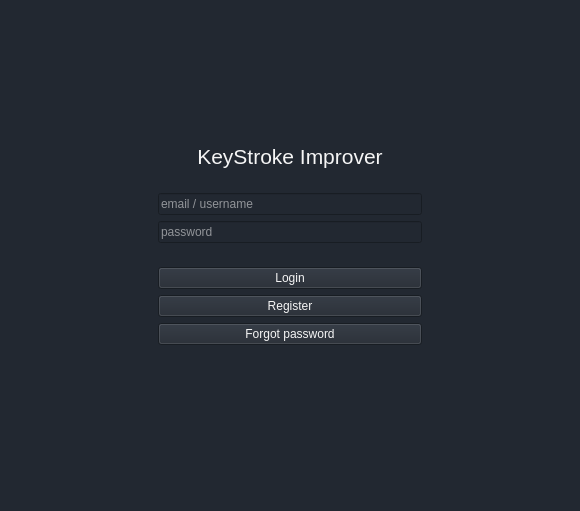
<?xml version="1.0" encoding="UTF-8"?>
<ui version="4.0">
 <class>MainWindow</class>
 <widget class="QMainWindow" name="MainWindow">
  <property name="geometry">
   <rect>
    <x>0</x>
    <y>0</y>
    <width>580</width>
    <height>511</height>
   </rect>
  </property>
  <property name="sizePolicy">
   <sizepolicy hsizetype="Preferred" vsizetype="Preferred">
    <horstretch>0</horstretch>
    <verstretch>0</verstretch>
   </sizepolicy>
  </property>
  <property name="windowTitle">
   <string>keystroke</string>
  </property>
  <property name="autoFillBackground">
   <bool>false</bool>
  </property>
  <property name="styleSheet">
   <string notr="true">background-color:#222831;</string>
  </property>
  <widget class="QWidget" name="centralwidget">
   <layout class="QGridLayout" name="gridLayout_2">
    <item row="0" column="1">
     <spacer name="verticalSpacer">
      <property name="orientation">
       <enum>Qt::Vertical</enum>
      </property>
      <property name="sizeHint" stdset="0">
       <size>
        <width>20</width>
        <height>88</height>
       </size>
      </property>
     </spacer>
    </item>
    <item row="1" column="0">
     <spacer name="horizontalSpacer">
      <property name="orientation">
       <enum>Qt::Horizontal</enum>
      </property>
      <property name="sizeHint" stdset="0">
       <size>
        <width>146</width>
        <height>20</height>
       </size>
      </property>
     </spacer>
    </item>
    <item row="1" column="1">
     <widget class="QFrame" name="frame_4">
      <property name="enabled">
       <bool>true</bool>
      </property>
      <property name="sizePolicy">
       <sizepolicy hsizetype="Fixed" vsizetype="Fixed">
        <horstretch>0</horstretch>
        <verstretch>0</verstretch>
       </sizepolicy>
      </property>
      <property name="minimumSize">
       <size>
        <width>300</width>
        <height>0</height>
       </size>
      </property>
      <property name="frameShape">
       <enum>QFrame::NoFrame</enum>
      </property>
      <property name="frameShadow">
       <enum>QFrame::Raised</enum>
      </property>
      <layout class="QGridLayout" name="gridLayout">
       <item row="0" column="0">
        <widget class="QFrame" name="frame">
         <property name="frameShape">
          <enum>QFrame::NoFrame</enum>
         </property>
         <property name="frameShadow">
          <enum>QFrame::Plain</enum>
         </property>
         <layout class="QVBoxLayout" name="verticalLayout">
          <item>
           <widget class="QLabel" name="label">
            <property name="font">
             <font>
              <pointsize>16</pointsize>
             </font>
            </property>
            <property name="styleSheet">
             <string notr="true">color:whitesmoke;</string>
            </property>
            <property name="text">
             <string>KeyStroke Improver</string>
            </property>
            <property name="alignment">
             <set>Qt::AlignCenter</set>
            </property>
           </widget>
          </item>
         </layout>
        </widget>
       </item>
       <item row="1" column="0">
        <widget class="QFrame" name="frame_2">
         <property name="frameShape">
          <enum>QFrame::NoFrame</enum>
         </property>
         <property name="frameShadow">
          <enum>QFrame::Raised</enum>
         </property>
         <layout class="QVBoxLayout" name="verticalLayout_2">
          <item>
           <widget class="QLineEdit" name="usernamelineEdit">
            <property name="styleSheet">
             <string notr="true">color:white;</string>
            </property>
            <property name="placeholderText">
             <string>email / username</string>
            </property>
           </widget>
          </item>
          <item>
           <widget class="QLineEdit" name="passwordlineEdit">
            <property name="styleSheet">
             <string notr="true">color:white;</string>
            </property>
            <property name="placeholderText">
             <string>password</string>
            </property>
           </widget>
          </item>
         </layout>
        </widget>
       </item>
       <item row="2" column="0">
        <widget class="QFrame" name="frame_3">
         <property name="frameShape">
          <enum>QFrame::NoFrame</enum>
         </property>
         <property name="frameShadow">
          <enum>QFrame::Raised</enum>
         </property>
         <layout class="QVBoxLayout" name="verticalLayout_3">
          <item>
           <widget class="QPushButton" name="login_button">
            <property name="styleSheet">
             <string notr="true">color:whitesmoke;</string>
            </property>
            <property name="text">
             <string>Login</string>
            </property>
           </widget>
          </item>
          <item>
           <widget class="QPushButton" name="pushButton_2">
            <property name="styleSheet">
             <string notr="true">color:whitesmoke;</string>
            </property>
            <property name="text">
             <string>Register</string>
            </property>
           </widget>
          </item>
          <item>
           <widget class="QPushButton" name="forgotPassword_btn">
            <property name="styleSheet">
             <string notr="true">color:whitesmoke;</string>
            </property>
            <property name="text">
             <string>Forgot password</string>
            </property>
           </widget>
          </item>
         </layout>
        </widget>
       </item>
      </layout>
     </widget>
    </item>
    <item row="1" column="2">
     <spacer name="horizontalSpacer_2">
      <property name="orientation">
       <enum>Qt::Horizontal</enum>
      </property>
      <property name="sizeHint" stdset="0">
       <size>
        <width>145</width>
        <height>20</height>
       </size>
      </property>
     </spacer>
    </item>
    <item row="2" column="1">
     <spacer name="verticalSpacer_2">
      <property name="orientation">
       <enum>Qt::Vertical</enum>
      </property>
      <property name="sizeHint" stdset="0">
       <size>
        <width>20</width>
        <height>87</height>
       </size>
      </property>
     </spacer>
    </item>
   </layout>
  </widget>
  <widget class="QMenuBar" name="menubar">
   <property name="geometry">
    <rect>
     <x>0</x>
     <y>0</y>
     <width>580</width>
     <height>21</height>
    </rect>
   </property>
  </widget>
  <widget class="QStatusBar" name="statusbar"/>
 </widget>
 <resources/>
 <connections/>
</ui>
